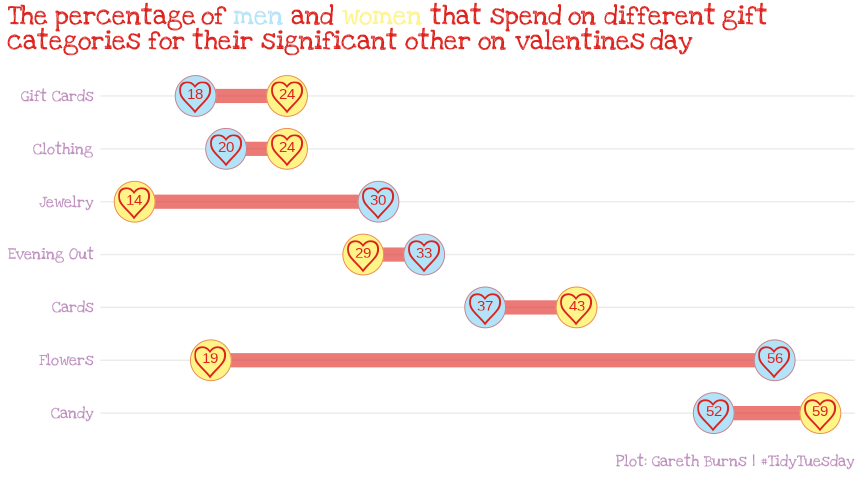

Generate this figure with R:
# Title:  Loveheart
# Author: Gareth Burns
# Creation Date: 16/02/2024
# Description: Circular barplot styled to look like hockey puck
# Link: Based off https://r-graph-gallery.com/web-dumbbell-chart-with-a-gap-column.html

# Load Libraries ----------------------------------------------------------

library(tidytuesdayR)
library(tidyverse)
library(camcorder)
library(ggtext)


# Local Variables ---------------------------------------------------------

LoveHeartRed <- "#DD211C" # Used Colour dropper tool to grab
LoveHeartYellow <- "#FEF488"
LoveHeartBlue <- "#B3E3F9"
LoveHeartPurple <- "#BE8EBE"

# From:
# https://gist.github.com/EmilHvitfeldt/a680703215c430bd1f6e2aa6831f3846
geom_heart <- function (mapping = NULL, data = NULL, stat = "identity", position = "identity",
                        ..., parse = FALSE, nudge_x = 0, nudge_y = 0, check_overlap = FALSE,
                        na.rm = FALSE, show.legend = NA, inherit.aes = TRUE)
{
  if (!missing(nudge_x) || !missing(nudge_y)) {
    if (!missing(position)) {
      stop("Specify either `position` or `nudge_x`/`nudge_y`",
           call. = FALSE)
    }
    position <- position_nudge(nudge_x, nudge_y)
  }
  layer(data = data, mapping = mapping, stat = stat, geom = GeomText,
        position = position, show.legend = show.legend, inherit.aes = inherit.aes,
        params = list(parse = parse, check_overlap = check_overlap,
                      na.rm = na.rm, label = sprintf('\u2661'), ...))
}


sysfonts::font_add_google("Love Ya Like A Sister", "Love Heart")
showtext::showtext_auto()

# Load Data ---------------------------------------------------------------

tuesdata <- tt_load('2024-02-13')

# Data Wrangling ----------------------------------------------------------
data <- tuesdata$gifts_gender |>
  pivot_longer(!Gender)


# Plot --------------------------------------------------------------------
# Plot --------------------------------------------------------------------
# For Camcorder using vignette arguments
gg_record(
  dir = file.path("data", "recording"),
  # where to save the recording
  device = "png",
  # device to use to save images
  width = 6,
  # width of saved image
  height = 4,
  # height of saved image
  units = "in",
  # units for width and height
  dpi = 300,       # dpi to use when saving image,
  bg = "white"
)


plot <- ggplot(data, aes(x = value, y = name)) +
  geom_line(linewidth = 5, colour = LoveHeartRed, alpha = 0.6) +
  geom_point(aes(color=Gender), size = 14) +
  geom_point(color = LoveHeartRed, pch = 21, size = 14, alpha = 0.5) +
  geom_heart(size = 11, colour = LoveHeartRed, nudge_y = -0.04) +
  geom_text(mapping = aes(label = value), size = 4, colour = LoveHeartRed, nudge_y = 0.04) +
  scale_colour_manual(values = c(LoveHeartBlue, LoveHeartYellow)) +
  scale_y_discrete(limits = c("Candy", "Flowers", "GreetingCards", "EveningOut", "Jewelry",  "Clothing", "GiftCards"), labels = c("Candy", "Flowers", "Cards", "Evening Out","Jewelry",  "Clothing", "Gift Cards"))+
  theme_minimal(base_family = "Love Heart") +
  theme(panel.grid.major.x = element_blank(),
        panel.grid.minor = element_blank(),
        legend.position = "none",
        axis.title = element_blank(),
        axis.ticks = element_blank(),
        axis.text.x = element_blank(),
        # Use gray text for the region names
        axis.text.y = element_text(color = LoveHeartPurple, size = 12),
        plot.caption = element_text(size = 12, colour = LoveHeartPurple),
        plot.title = element_markdown(size = 20, colour = LoveHeartRed),
        plot.title.position = "plot") +
  labs(title = "The percentage of <span style = 'color: #B3E3F9;'>men</span> and <span style = 'color: #FEF488;'>women</span> that spend on different gift <br> categories
       for their significant other on valentines day",
    caption = "Plot: Gareth Burns | #TidyTuesday")


gg_stop_recording()

# For Camcorder
gg_playback(
  name = file.path("data", "recording", "test.gif"),
  first_image_duration = 1,
  last_image_duration = 10,
  frame_duration = .1,
  image_resize = 800,
  bg = white
)
